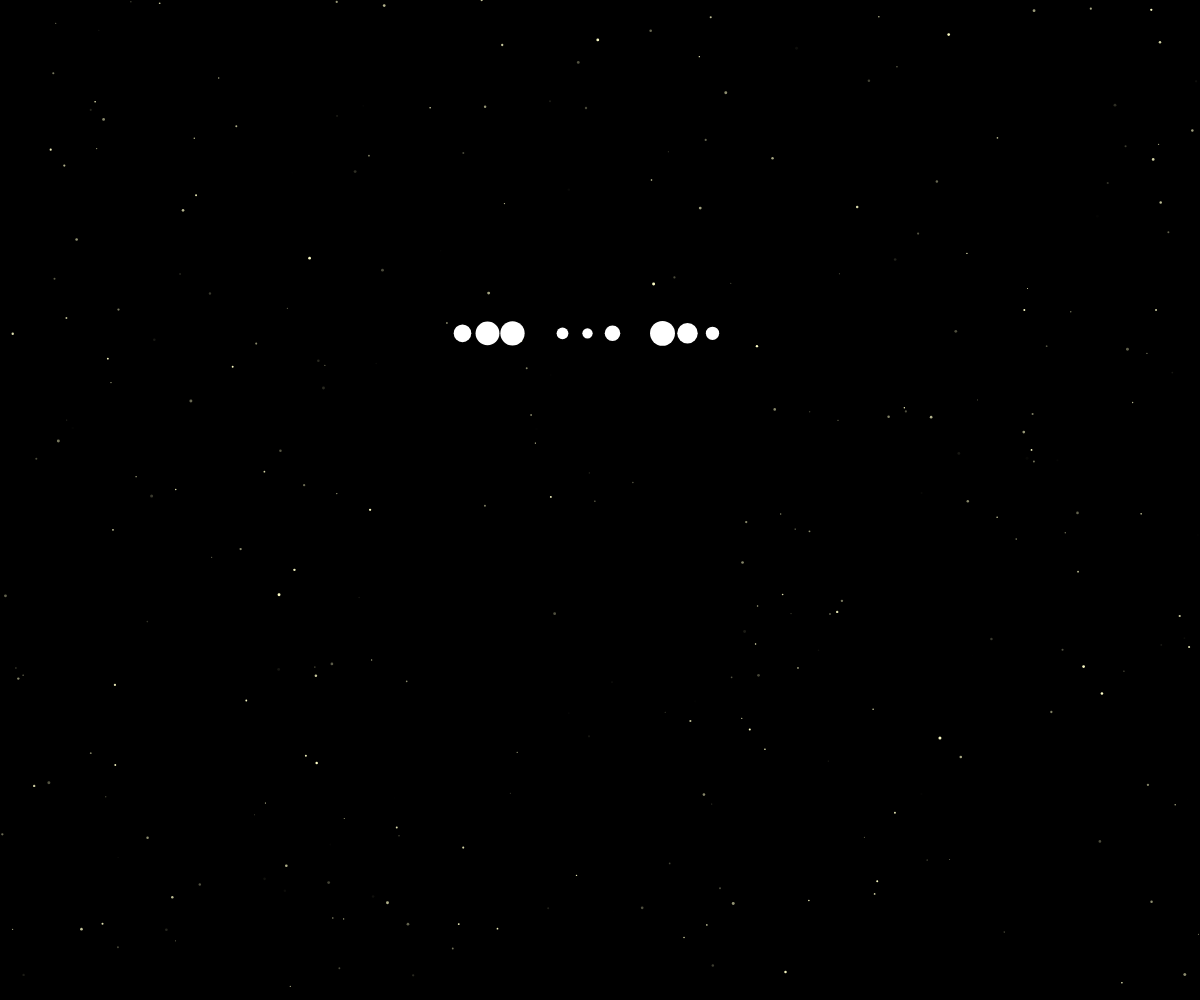
Frame 1 (no input)
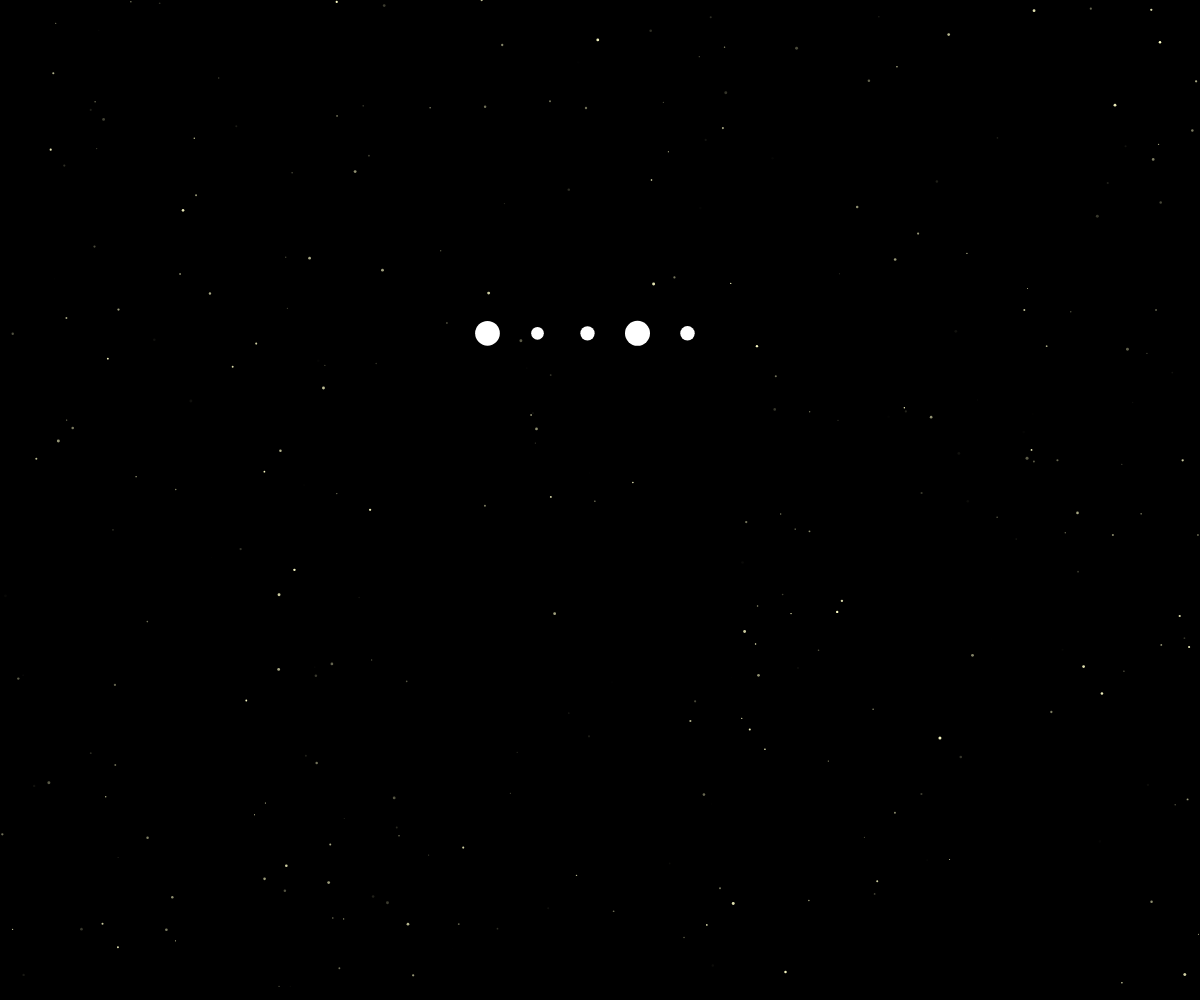
Frame 60 (no input)
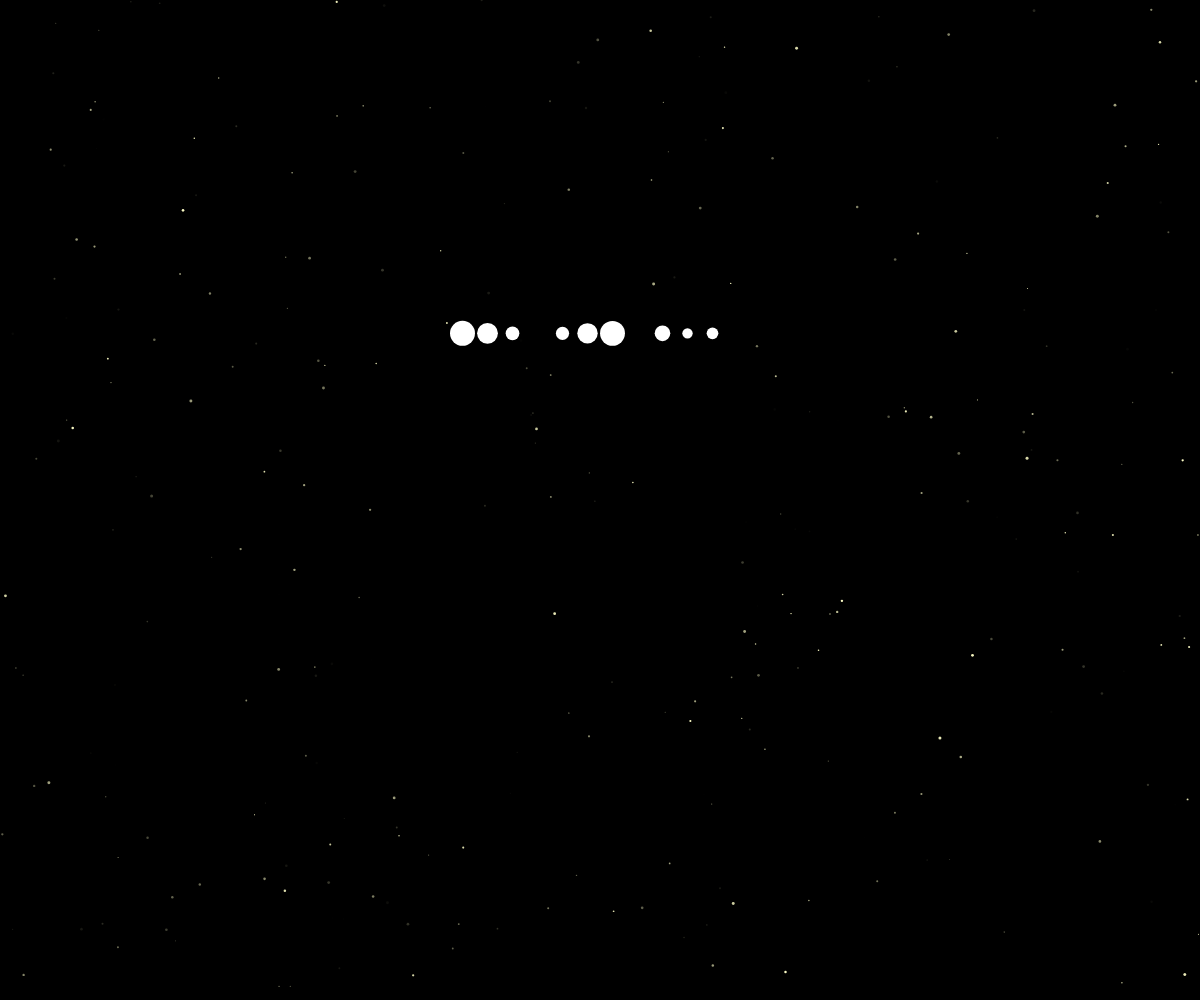
Frame 120 (the mouse pressed at the canvas centre since frame 60)

The p5.js sketch that drew these frames (run headless with seeded random() and noise() and a simulated clock; from frame 60 on, the mouse is pressed at the canvas centre):

// p5.js sketch
// ── sketch.js
let fireflies = [];
let pattern = [
  [1, 1, 1, 0, 1, 1, 1, 0, 1, 1, 1], // S
  [0, 1, 0, 1, 0, 1, 0, 1, 0, 1, 0], // O
  [1, 1, 1, 0, 1, 1, 1, 0, 1, 1, 1]  // S
];
let patternIndex = 0;
let time = 0;

function setup() {
  createCanvas(windowWidth, windowHeight);
  noStroke();
  
  // Create fireflies
  for (let i = 0; i < 300; i++) {
    fireflies.push({
      x: random(width),
      y: random(height),
      size: random(1, 3),
      brightness: random(100, 255),
      phase: random(TWO_PI),
      syncPhase: random(TWO_PI)
    });
  }
}

function draw() {
  background(0);
  
  time += 0.01;
  let syncTime = time * 0.7;
  
  // Update and display fireflies
  for (let fly of fireflies) {
    // Flicker effect
    let flicker = sin(fly.phase + time * 3) * 0.5 + 0.5;
    let brightness = fly.brightness * flicker;
    
    // Synchronization effect
    let syncEffect = sin(syncTime + fly.syncPhase);
    if (syncEffect > 0.7) {
      brightness = map(syncEffect, 0.7, 1, brightness, 255);
    }
    
    fill(255, 255, 200, brightness);
    ellipse(fly.x, fly.y, fly.size);
  }
  
  // Display pattern with synchronized pulsing
  if (frameCount % 60 === 0) {
    patternIndex = (patternIndex + 1) % pattern.length;
  }
  
  let p = pattern[patternIndex];
  let spacing = 25;
  let startX = width / 2 - (p.length * spacing) / 2;
  let startY = height / 3;
  
  for (let i = 0; i < p.length; i++) {
    if (p[i] === 1) {
      let pulse = sin(syncTime * 2 + i) * 0.5 + 0.5;
      let size = 10 + pulse * 15;
      fill(255);
      ellipse(startX + i * spacing, startY, size, size);
    } else {
      fill(0);
      ellipse(startX + i * spacing, startY, 8, 8);
    }
  }
}

function windowResized() {
  resizeCanvas(windowWidth, windowHeight);
}
